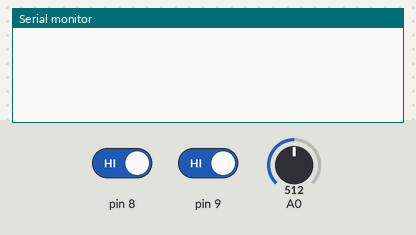
Simulated run of this sketch. Board: Arduino Mega 2560, built with avr-gcc and run on an emulated ATmega2560. On the bench: the last lines printed to the serial monitor. Inputs (shaded band) come from the test bench; at power-on: pin 8 HIGH, pin 9 HIGH, A0 = 512.

Above: at 1.2 s.
1.3 s: pin 8 driven LOW
At 2.5 s:
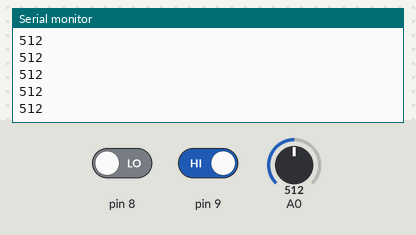
2.8 s: pin 9 driven LOW
At 2.96 s:
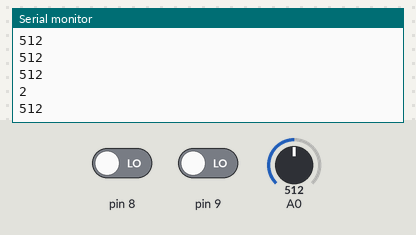
Timing chart, 0 to 5.8 s (numbered marks = the images above; inputs shaded):
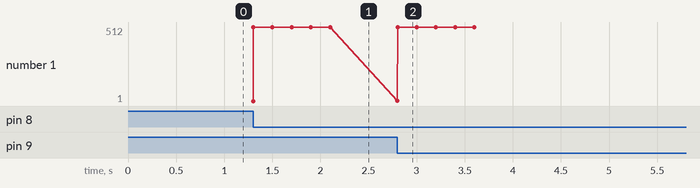

The sketch:

RX.ino
```cpp
//RX
// A0 : PD_OUT - SW1 , A1 : CDS_OUT - SW2
// Note : J3
// Switch 1 - pin 8(PD_OUT) , Switch 2 - pin 9(CDS_OUT)
int switch08_Flag = 0;
int switch09_Flag = 0;
int pd_Data;
int cds_Data;
void setup() {
  // put your setup code here, to run once:
  Serial.begin(9600);
  Serial1.begin(9600);
  pinMode(A0, INPUT);
  pinMode(A1, INPUT);
  pinMode(8,  INPUT);
  pinMode(9,  INPUT);
}
void loop() {
  //if (Serial.available() > 0) {
    if (digitalRead(8) == LOW) {
      if (switch08_Flag == 0) {

        Serial1.write(1);
        Serial.println(1);
        for (int i = 0 ; i < 5 ; i++) {
          pd_Data = analogRead(A0);
          Serial1.write(pd_Data);
          Serial.println(pd_Data);
          delay(200);
        }
        switch08_Flag = 1;
      }
    }
    else if (digitalRead(8) == HIGH)  if (switch08_Flag == 1) switch08_Flag = 0;
    if (digitalRead(9) == LOW) {
      if (switch09_Flag == 0) {

        Serial1.write(2);
        Serial.println(2);
        for (int i = 0 ; i < 5 ; i++) {
          cds_Data = analogRead(A0);
          Serial1.write(cds_Data);
          Serial.println(cds_Data);
          delay(200);
        }
        switch09_Flag = 1;
      }
    }
    else if (digitalRead(9) == HIGH)  if (switch09_Flag == 1) switch09_Flag = 0;
  //}
}
```

Measured:
- after the input at 1.3 s, the serial monitor: prints a new line at once (image 1)
- after the input at 2.8 s, the serial monitor: prints a new line at once (image 2)
